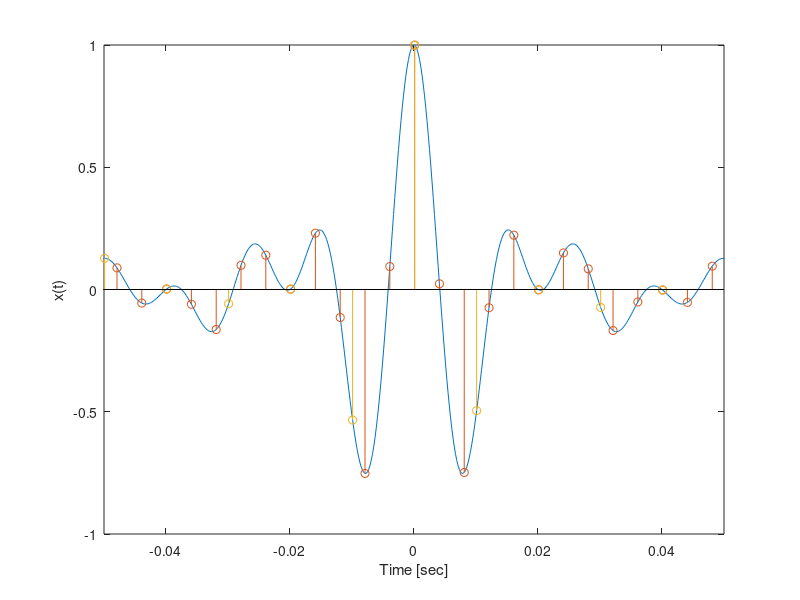
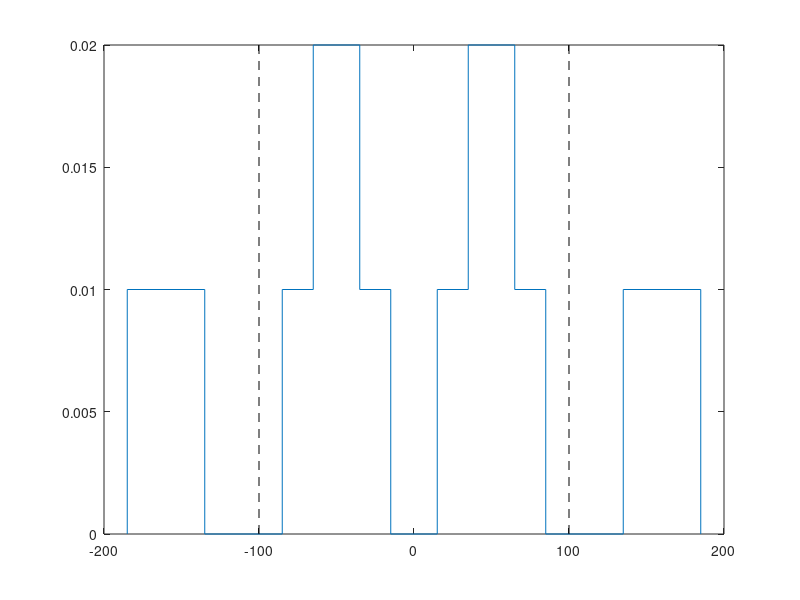

These figures' MATLAB source, in order: (Note: this script raises an error after producing the figures.)
%% Q1
Fs = 5000; % [Hz]
T  = 2;    % [sec]
t  = linspace(-T/2, T/2, T*Fs);

x  = cos(120*pi*t).*sinc(50*t); 

% downsample by fds
fds = [250 100];
x1  = downsample(x, Fs./fds(1)); t1 = downsample(t, Fs./fds(1));
x2  = downsample(x, Fs./fds(2)); t2 = downsample(t, Fs./fds(2));

figure(); plot(t, x);
hold on
stem(t1, x1);
stem(t2, x2);
axis([-0.05 0.05 -1 1]);
xlabel('Time [sec]'); ylabel('x(t)');
hold off

% schematic plot of fourier transform
A  = 1/100;
f2 = [-85-fds(2) -85-fds(2) -35-fds(2) -35-fds(2) -85 -85 ...,
    -fds(2)+35 -fds(2)+35 -35 -35 -fds(2)+85 -fds(2)+85 fds(2)-85 fds(2)-85 ...
    35 35 fds(2)-35 fds(2)-35 85 85 fds(2)+35 fds(2)+35 fds(2)+85 fds(2)+85];
A2 = [0 A A 0 0 A A 2*A 2*A A A 0 0 A A 2*A 2*A A A 0 0 A A 0];
figure(); plot(f2, A2); hold on
plot([-fds(2) -fds(2)], [0 2*A],'--k', [fds(2) fds(2)], [0 2*A], '--k');
hold off
ax = gca;
ax.XTick = [-85-fds(2) -35-fds(2) -fds(2) -85 ...
    -fds(2)+35 -35 -fds(2)+85 fds(2)-85 ...
    35 fds(2)-35  85 fds(2) fds(2)+35 fds(2)+85];
ax.XTickLabel = {'185','-135','-f_{s}','-85','-65','-35','-15','15','35',...
    '65','85','f_{s}','135','185'};
xlabel('f [Hz]'); ylabel('|X(f)|');
f1 = [-85-fds(1) -85-fds(1) -35-fds(1) -35-fds(1) -fds(1)+35 -fds(1)+35 -fds(1)+85 -fds(1)+85 ...
    -85 -85 -35 -35 35 35 85 85 fds(1)-85 fds(1)-85 fds(1)-35 ...
    fds(1)-35 fds(1)+35 fds(1)+35 fds(1)+85 fds(1)+85];
A1 = [0 A A 0 0 A A 0 0 A A 0 0 A A 0 0 A A 0 0 A A 0];
figure(); plot(f1,A1);
hold on
plot([-fds(1) -fds(1)], [0 A],'--k', [fds(1) fds(1)], [0 A], '--k');
hold off
ax = gca;
ax.XTick = [-85-fds(1) -35-fds(1) -fds(1)  ...
    -fds(1)+35 -fds(1)+85 -85 -35   ...
    35 85 fds(1)-85 fds(1)-35 fds(1) fds(1)+35 fds(1)+85];
ax.XTickLabel = {'-335','-285','-f_{s}','-215','-165','-85','-35','35','85',...
    '165','215','f_{s}','285','335'};
xlabel('f [Hz]'); ylabel('|X(f)|');

% fft 
L = T*Fs;
X = fft(x)/L*T; % L = T/D
f = (-L/2:L/2-1)*Fs/L; 

Xshift = fftshift(abs(X));
figure(); plot(f, Xshift);
xlabel('f [Hz]'); ylabel('|X(f)|');

L1 = T*fds(1);
X1 = fft(x1)/L1*T;
f1 = (-L1/2:L1/2-1)*fds(1)/L1;

X1shift = fftshift(abs(X1));
figure(); plot(f1 , X1shift);
xlabel('f [Hz]'); ylabel('|X_{1}(f)|');

L2 = T*fds(2);
X2 = fft(x2)/L2*T;
f2 = (-L2/2:L2/2-1)*fds(2)/L2;


X2shift = fftshift(abs(X2));
figure(); plot(f2 , X2shift);
xlabel('f [Hz]'); ylabel('|X_{2}(f)|');

%% Q2
clear all %#ok
close all 

% create transient signal
Fs = 300; % [Hz]
T  = 2;  % [sec]
t  = linspace(0, T, Fs*T);
x  = exp(-5*t).*sin(2*pi*5*t);

figure(); plot(t, x); xlabel('Time [sec]'); ylabel('x(t)');

% fft calculation
L = T*Fs;
X = abs(fft(x))/L;
k = 0:L-1;
figure(); stem(k, X); xlabel('k'); ylabel('|X(f)|');
xlim([0 25]);

% copy x(t)
x_rep = repmat(x,1,2);
t_rep = linspace(0, 2*T, 2*Fs*T);

figure(); plot(t_rep, x_rep); xlabel('Time [sec]'); ylabel('x_{rep}(t)');

% fft of repeating x(t)
L_rep = T*Fs; 
X_rep = abs(fft(x_rep))/L_rep;
k_rep = 0:L_rep*2-1;
figure(); stem(k_rep,X_rep); xlabel('k'); ylabel('|X_{rep}(f)|');
xlim([0 50]);

% compare
f     = (-length(X)/2:length(X)/2-1)*Fs/length(X);
f_rep = (-length(X_rep)/2:length(X_rep)/2-1)*Fs/length(X_rep);

Xs     = fftshift(X);
Xs_rep = fftshift(X_rep);
figure(); stem(f, Xs); hold on; stem(f_rep, Xs_rep);
xlabel('f [Hz]'); ylabel('|X(f)|');
legend('Original','Repeated');
xlim([-25 25]);
hold off

%% Q3
clear all %#ok
close all
f  = [1536, 1578.667, 1621.333]; % [Hz]
fc = f(2);
fm = f(2) - f(1); % we could also use f(3) - f(2)

% plot
T  = 0.1;
Fs = 1e4;
t  = linspace(0, T, Fs*T);
x  = 0.5*(cos(2*pi*t*(fc + fm)) + cos(2*pi*t*(fc - fm))) + cos(2*pi*t*fc);
figure(); plot(t, x);
xlabel('Time [sec]'); ylabel('x(t)');

minT = 2/fm;

% plot fft with given requirements
Fs  = 5*2*(fc + fm);
N   = 1024;
T   = N/Fs;
t   = linspace(0, T, N);
Kam = 0.5;
x   = Kam*0.5*(cos(2*pi*t*(fc + fm)) + cos(2*pi*t*(fc - fm))) + cos(2*pi*t*fc);
X   = abs(fft(x))/N;
X   = X(1:N/2 + 1);

X(2:end-1) = 2*X(2:end-1);
f = Fs*(0:N/2)/N;
figure(); stem(f, X);
xlabel('f [Hz]'); ylabel('|X(f)|');
xlim([0, 1.5*(fm + fc)]);

% plot padded fft
Fs  = 5*2*(fc + fm);
N   = 1024;
T   = N/Fs;
t   = linspace(0, T, N);
Kam = 0.5;
x   = Kam*0.5*(cos(2*pi*t*(fc + fm)) + cos(2*pi*t*(fc - fm))) + cos(2*pi*t*fc);
x   = [x, zeros(1,1024)]; % pad with 1024 zeros
X   = abs(fft(x))/length(x);
X   = X(1:length(x)/2 + 1);

X(2:end-1) = 2*X(2:end-1);
f = Fs*(0:length(x)/2)/length(x);
figure(); stem(f, X);
xlabel('f [Hz]'); ylabel('|X(f)|');
xlim([0, 1.5*(fm + fc)]);

% downsample
Fs  = 5*2*(fc + fm);
N   = 1024;
T   = N/Fs;
t   = linspace(0, T, N);
Kam = 0.5;
x   = Kam*0.5*(cos(2*pi*t*(fc + fm)) + cos(2*pi*t*(fc - fm))) + cos(2*pi*t*fc);
x   = downsample(x, 8);
N   = N/8;
X   = abs(fft(x))/N;
X   = X(1:N/2 + 1);

X(2:end-1) = 2*X(2:end-1);
f = Fs/8*(0:length(x)/2)/length(x);
figure(); stem(f, X);
xlabel('f [Hz]'); ylabel('|X(f)|');
%% Q4
clear all %#ok
close all
M1 = 16; M2 = 32;
f1 = 20;       % [Hz]
f2 = 20*M1/M2; % [Hz]
fm = 20*M1;    % [Hz]
T  = 5;        % [sec]
k = 1:20;
Fs = 1e5;     % the minimum is k(end)*fm*2

% plot fourier series approximation 
a_n = 4*(1 - (-1).^k)./(pi^2*k.^2);
t = linspace(-T/2, T/2, T*Fs);
h_n = [];
for ii = 1:k(end)
    h_n = [h_n, cos(2*pi*ii*t.'*fm)]; %#ok
end
xApprox = h_n*a_n.';
figure(); plot(t, xApprox); xlabel('Time [sec]'); ylabel('x(t)');


x = xApprox + xApprox.*cos(2*pi*f1*t.') + xApprox.*cos(2*pi*f2*t.');
f = (-length(x)/2:length(x)/2 -1)*Fs/(length(x));
X = fft(x);
X = fftshift(abs(X)/length(x));

figure(); plot(f,X);
xlim([-5e3 5e3]);
xlabel('f [Hz]'); ylabel('|X(f)|');

%% Q5

Fs = 2^13; % [Hz]
f0 = 440;  % [Hz]
n = [N.E N.F N.G N.A N.G N.E N.F N.E N.D N.F N.E N.E N.F N.G N.A N.G N.E...
    N.F N.E N.D N.C N.E N.A N.B N.C5 N.C5 N.B N.B N.A N.G N.G N.A N.G N.E...
    N.F N.E N.D N.C];
T = [0.2 .2 .2 .2 .4 .4 .2 .2 .2 .2 .8 .2 .2 .2 .2 .4 .4 .4 .2 .2 .8 .4...
    .2 .2 .4 .4 .4 .4 .8 .4 .2 .2 .6 .2 .4 .2 .2 .8];
% while 1
%     makeTune(n, T, Fs);
%     pause(sum(T)); 
% end
% sound(cos(exp(0:1e-3:2)*2*pi*10)); % R2D2 sound
s = makeTune(n, T, Fs);

% remove last sample to make length(s) even
s(end) = []; 

% plot the fft of s
S = abs(fft(s))/length(s);
S = S(1:length(s)/2 +1);
S(2:end-1) = 2*S(2:end-1);
f = Fs*(0:length(s)/2)/length(s);

figure(); plot(f, S);
xlabel('f [Hz]'); ylabel('|S(f)|');
xlim([0, 800]);
ax = gca;
ax.XTick = [2^(N.C/12)*f0 2^(N.D/12)*f0 2^(N.E/12)*f0 ...
    2^(N.F/12)*f0 2^(N.G/12)*f0 2^(N.A/12)*f0 2^(N.B/12)*f0 2^(N.C5/12)*f0];
ax.XTickLabel = {'261.63','293.66','329.67','349.22','391.99','440','493.88','523.25'};
ax.XTickLabelRotation = 90;

% add noise
load('noise.mat');
sn = s + noise.';
% remove last sample to make length(s) even
sn(end) = []; 

sound(sn);
pause(sum(T));

% plot the fft of s + noise
Sn = abs(fft(sn))/length(sn);
Sn = Sn(1:length(sn)/2 +1);
Sn(2:end-1) = 2*Sn(2:end-1);
f = Fs*(0:length(sn)/2)/length(sn);

figure(); plot(f, Sn);
xlabel('f [Hz]'); ylabel('|S_{n}(f)|');

% filter the noise 
% butterworth filter of order 3, with cuttoff frequency
[b, a] = butter(40, 1500/(Fs/2));  

sf = filter(b, a, sn);
sound(sf);
% plot the fft of s + noise
Sf = abs(fft(sf))/length(sf);
Sf = Sf(1:length(sf)/2 +1);
Sf(2:end-1) = 2*Sf(2:end-1);
f = Fs*(0:length(sf)/2)/length(sf);
figure(); plot(f, Sf);
xlabel('f [Hz]'); ylabel('|S_{f}(f)|');